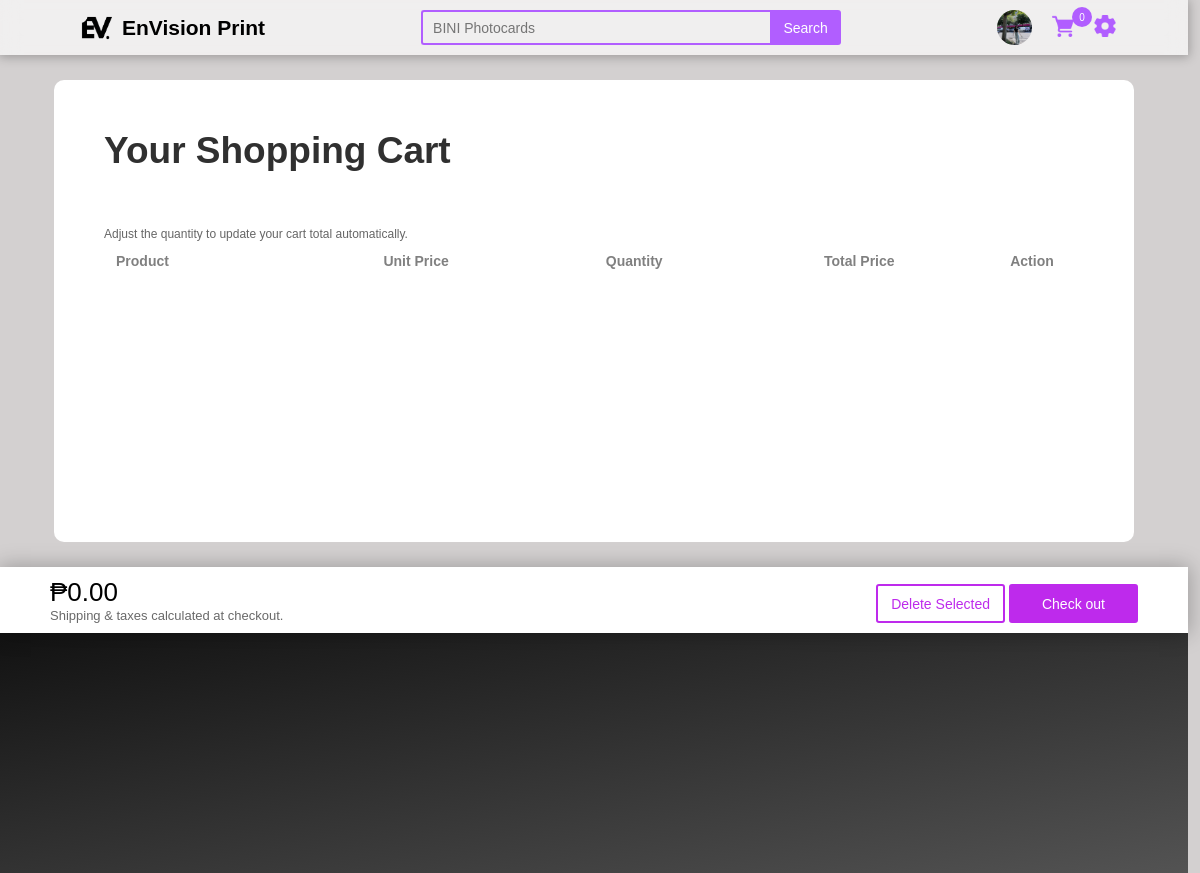
Page /cart.php on the earlier database version.
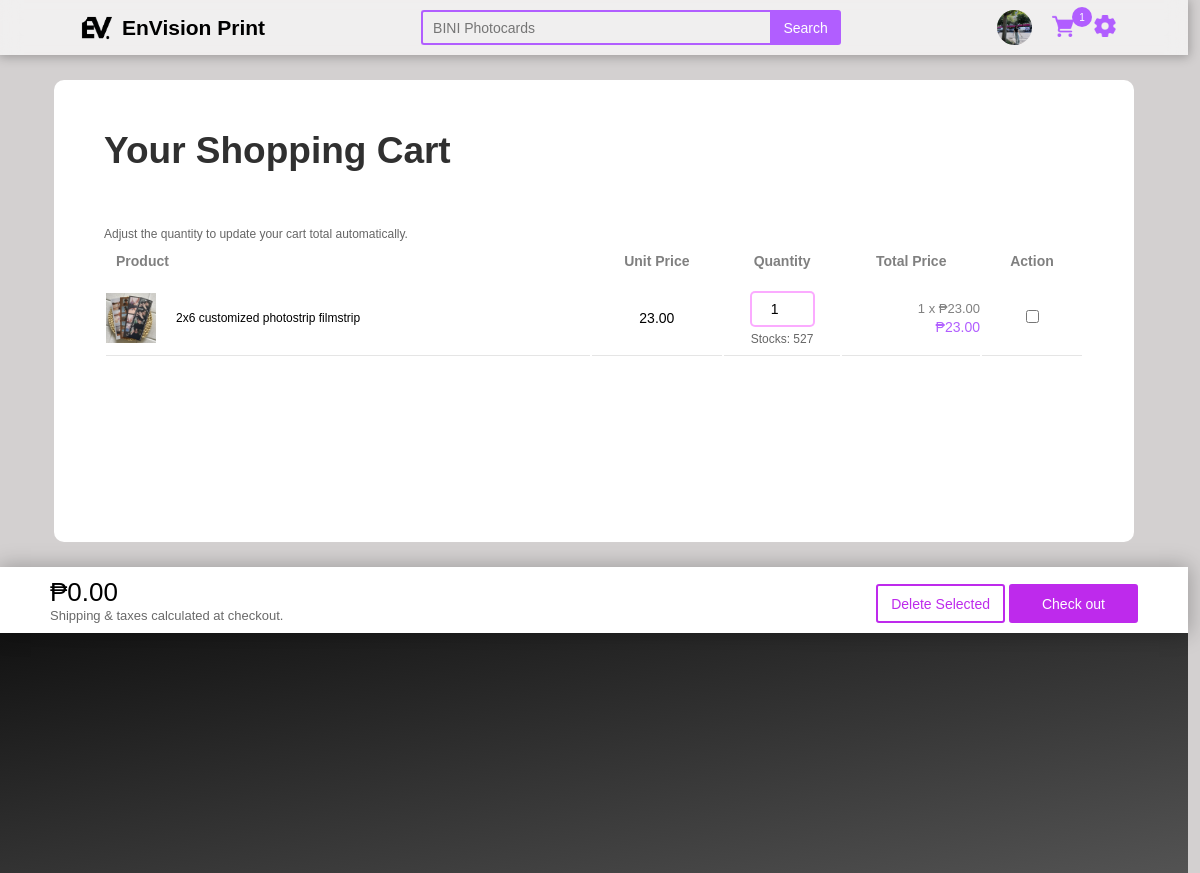
Same page on the later database version.
### tables this page shows
CREATE TABLE `cart` (
  `cart_id` int(11) NOT NULL,
  `customer_id` int(11) NOT NULL,
  `ItemID` int(11) NOT NULL,
  `product_name` varchar(100) NOT NULL,
  `quantity` int(11) NOT NULL,
  `timestamp` timestamp NOT NULL DEFAULT current_timestamp()
);

CREATE TABLE `items` (
  `ItemID` int(11) NOT NULL,
  `ItemName` varchar(200) NOT NULL,
  `Description` varchar(2000) NOT NULL,
  `Category` varchar(50) NOT NULL,
  `ItemImg` varchar(200) NOT NULL,
  `Price` decimal(11,2) DEFAULT NULL,
  `Solds` int(11) NOT NULL,
  `Quantity` int(11) NOT NULL,
  `rating` float DEFAULT 0,
  `rating_count` int(11) DEFAULT 0,
  `onsale` int(11) NOT NULL COMMENT '0 = No\r\n1 = Yes',
  `oldprice` decimal(11,2) NOT NULL
);

### query.php (called while the page is built, shortened)
<?php
$queryUser = mysqli_query($con, "SELECT * FROM currentuser WHERE UserID = 1");
$rowUser = mysqli_fetch_assoc($queryUser);
$username = $rowUser["username"];
if ($username != 0) {
    $on = mysqli_query($con, "SELECT * FROM users WHERE username = '$username'");
    $rowon = mysqli_fetch_assoc($on);
    $UserID = $rowon["UserID"];
    $query69 = mysqli_query($con, "SELECT COUNT(cart_id) AS count from cart WHERE customer_id = $UserID");
    $row69 = mysqli_fetch_assoc($query69);
    $cartcount = $row69["count"];
} else {
    $verification = '0';
    $block = '0';
}

### cart.php (the view, shortened to what the changed rows need)
<!DOCTYPE html>
<html lang="en">
<head>
    <?php include 'connect.php';
    include 'query.php'; ?>
    <link rel="stylesheet" href="css/global.css">
    <link rel="stylesheet" href="css/cart.css">
</head>
<?php
$getCartItemsQuery = "SELECT cart.cart_id, items.ItemID , items.ItemName, items.Quantity as maxQuantity, items.ItemImg, cart.Quantity, items.Price
                      FROM cart
                      INNER JOIN items ON cart.ItemID  = items.ItemID
                      WHERE cart.customer_id = $UserID";
$result = mysqli_query($con, $getCartItemsQuery);
?>
<body>
    <?php include("header.php"); ?>
    <form method="post" action="" id="cartForm" enctype="multipart/form-data">
        <section class="center">
            <div class="Itemcart">
                <h1>Your Shopping Cart</h1>
                <div class="cart-container">
                    <table class="itemtable">
                        <tr>
                            <th style="text-align: start;">Product</th>
                            <th>Unit Price</th>
                            <th>Quantity</th>
                            <th>Total Price</th>
                            <th style="width: 100px;">Action</th>
                        </tr>
                        <?php while ($row = mysqli_fetch_assoc($result)) {
                            $totalPrice = $row['Quantity'] * $row['Price'];
                        ?>
                            <tr class="cart-item" style="height: 75px;">
                                <td style="width: 50%;">
                                    <div class="product">
                                        <img src="<?= $row['ItemImg']; ?>" alt="Product Image" class="cart-item-image">
                                        <div style="text-align: start;font-size: 12px;"> <?= $row['ItemName']; ?></div>
                                    </div>
                                </td>
                                <td>
                                    <?= $row['Price']; ?>
                                </td>
                                <td>
                                    <input class="number-input" type="number" name="quantity[]" value="<?= $row['Quantity']; ?>" min="1" max="<?= $row['maxQuantity'] ?>" data-price="<?= $row['Price']; ?>" data-cart-id="<?= $row['cart_id']; ?>" onchange="updateQuantity(this)">
                                    <p class="quantity-tip">Stocks: <?= $row['maxQuantity'] ?></p>
                                </td>
                                <td>
                                    <div class="total-price">
                                        <p class="sumtext"><?= $row['Quantity']; ?> x ₱<?= $row['Price'] ?></p>
                                        <p class="item-total-price">₱<?= number_format($totalPrice, 2) ?></p>
                                    </div>
                                </td>
                                <td class="select" style="width: 60px; text-align: center; padding-right: 0px;">
                                    <input type="checkbox" name="selectedItems[]" value="<?= $row['cart_id']; ?>" onchange="updateTotal(this)">
                                </td>
                            </tr>
                        <?php } ?>
                    </table>
                </div>
            </div>
        </section>
    </form>
</body>
</html>

### header.php (shortened to what the changed rows need)
<nav>
    <div class="header">
        <div class="logo">
            <a href='Landingpage.php#'>
                <h1>EnVision Print</h1>
            </a>
        </div>
        <?php
        $query = mysqli_query($con, "select * from currentuser where UserID = '1'");
        $row = mysqli_fetch_assoc($query);
        $location = $row["profile"];
        $username = $row["username"];
        if ($username == "0") {
            echo "<div class='login'>
             <div class='pointer' id='popup-signin'>
                 <img src='css/img/login.png' height='15'>
                 <p class='loginb'>Sign in</p>
             </div>
             <div>|</div>
             <div class='pointer' id='popup-create'>
              <img src='css/img/createacc.png'height='15'>
                 <p class='signupb'>Create Account</p>
             </div>
         </div>";
        } else {
            echo "<div class='profile'>
                            <img src='$location' width='35' height='35' id='currentuser'>
                    <div id='inout'>
                    </div>
                        <div class='carts'>
                        <a href='cart.php'><img src='css/img/shopping-cart.png' width='22' id='currentuser'><div class='cartcount'>$cartcount</div></a>
                        <a onclick='showSettingsPopup()'><img src='css/img/setting.png' width='22' id='profile'>";
            echo "</a></div></div>";
        }
        ?>
    </div>
</nav>

Differences in the rows shown:
added cart: ItemID.ItemName "2x6 customized photostrip filmstrip", ItemID.Price "23.00", quantity "1", ItemID.Quantity "527"
Other differences:
$cartcount: "0" → "1"
